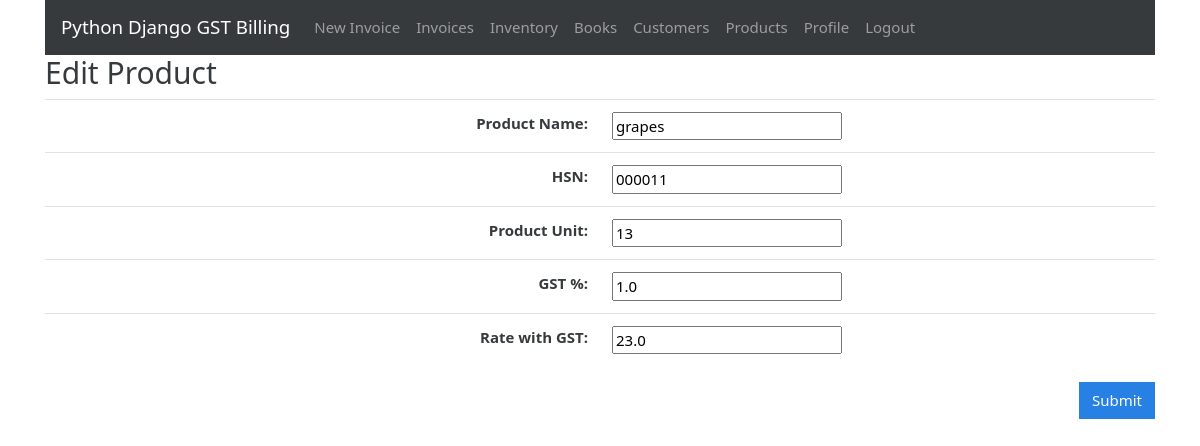
Page /products/edit/17 (signed in) on the committed database.
### gstbillingapp/models.py (models this page shows, shortened)
class Product(models.Model):
    user = models.ForeignKey(User, null=True, blank=True, on_delete=models.SET_NULL)
    product_name = models.CharField(max_length=200)
    product_hsn = models.CharField(max_length=50, null=True, blank=True)
    product_unit = models.CharField(max_length=50)
    product_gst_percentage = models.FloatField()
    product_rate_with_gst = models.FloatField()

### gstbillingapp/views.py (the view)
# urls.py: path('products/edit/<int:product_id>', views.product_edit, name='product_edit'),
@login_required
def product_edit(request, product_id):
    product_obj = get_object_or_404(Product, user=request.user, id=product_id)
    if request.method == "POST":
        product_form = ProductForm(request.POST, instance=product_obj)
        if product_form.is_valid():
            new_product = product_form.save()
            return redirect('products')
    context = {}
    context['product_form'] = ProductForm(instance=product_obj)
    return render(request, 'gstbillingapp/product_edit.html', context)

### gstbillingapp/forms.py
class ProductForm(ModelForm):
     class Meta:
         model = Product
         fields = ['product_name', 'product_hsn', 'product_unit', 'product_gst_percentage', 'product_rate_with_gst']

### gstbillingapp/templates/gstbillingapp/product_edit.html (shortened to what this page needs)
{% extends "gstbillingapp/base.html" %}
{% load static %}
{% block content %}
<h2>Edit Product</h2>
<form method="POST">
	<table class="table">
		<tbody class="two-col-form">
			<tr>
				<th scope="row" class="text-right">Product Name:</th>
				<td class="form-input-td">{{product_form.product_name}}</td>
			</tr>
			<tr>
				<th scope="row" class="text-right">HSN:</th>
				<td class="form-input-td">{{product_form.product_hsn}}</td>
			</tr>
			<tr>
				<th scope="row" class="text-right">Product Unit:</th>
				<td class="form-input-td">{{product_form.product_unit}}</td>
			</tr>
			<tr>
				<th scope="row" class="text-right">GST %:</th>
				<td class="form-input-td">{{product_form.product_gst_percentage}}</td>
			</tr>
			<tr>
				<th scope="row" class="text-right">Rate with GST:</th>
				<td class="form-input-td">{{product_form.product_rate_with_gst}}</td>
			</tr>
		</tbody>
	</table>
	<input type="submit" class="btn btn-primary float-right" value="Submit">
</form>
{% endblock %}

### gstbillingapp/static/gstbillingapp/main.css (style rules this page uses)
.two-col-form td, .two-col-form th { width: 25%; }

### rows in the picture
Product: product_name "grapes", product_hsn "000011", product_unit "13", product_gst_percentage "1.0", product_rate_with_gst "23.0"
